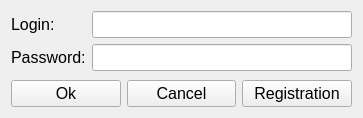
<?xml version="1.0" encoding="UTF-8"?>
<ui version="4.0">
 <class>LoginForm</class>
 <widget class="QWidget" name="LoginForm">
  <property name="geometry">
   <rect>
    <x>0</x>
    <y>0</y>
    <width>363</width>
    <height>118</height>
   </rect>
  </property>
  <property name="windowTitle">
   <string>Form</string>
  </property>
  <layout class="QVBoxLayout" name="verticalLayout" stretch="1,0">
   <item>
    <layout class="QFormLayout" name="formLayout">
     <item row="0" column="0">
      <widget class="QLabel" name="loginLab">
       <property name="font">
        <font>
         <pointsize>12</pointsize>
        </font>
       </property>
       <property name="text">
        <string>Login:</string>
       </property>
      </widget>
     </item>
     <item row="1" column="0">
      <widget class="QLabel" name="passwordLab">
       <property name="font">
        <font>
         <pointsize>12</pointsize>
        </font>
       </property>
       <property name="text">
        <string>Password:</string>
       </property>
      </widget>
     </item>
     <item row="0" column="1">
      <widget class="QLineEdit" name="loginEdit">
       <property name="font">
        <font>
         <pointsize>12</pointsize>
        </font>
       </property>
      </widget>
     </item>
     <item row="1" column="1">
      <widget class="QLineEdit" name="passwordEdit">
       <property name="font">
        <font>
         <pointsize>12</pointsize>
        </font>
       </property>
       <property name="echoMode">
        <enum>QLineEdit::Password</enum>
       </property>
      </widget>
     </item>
    </layout>
   </item>
   <item>
    <layout class="QHBoxLayout" name="horizontalLayout">
     <item>
      <widget class="QPushButton" name="okBut">
       <property name="font">
        <font>
         <pointsize>12</pointsize>
        </font>
       </property>
       <property name="text">
        <string>Ok</string>
       </property>
      </widget>
     </item>
     <item>
      <widget class="QPushButton" name="cancelBut">
       <property name="font">
        <font>
         <pointsize>12</pointsize>
        </font>
       </property>
       <property name="text">
        <string>Cancel</string>
       </property>
      </widget>
     </item>
     <item>
      <widget class="QPushButton" name="registrationBut">
       <property name="font">
        <font>
         <pointsize>12</pointsize>
        </font>
       </property>
       <property name="text">
        <string>Registration</string>
       </property>
      </widget>
     </item>
    </layout>
   </item>
  </layout>
 </widget>
 <tabstops>
  <tabstop>loginEdit</tabstop>
  <tabstop>passwordEdit</tabstop>
  <tabstop>okBut</tabstop>
  <tabstop>cancelBut</tabstop>
  <tabstop>registrationBut</tabstop>
 </tabstops>
 <resources/>
 <connections/>
</ui>
